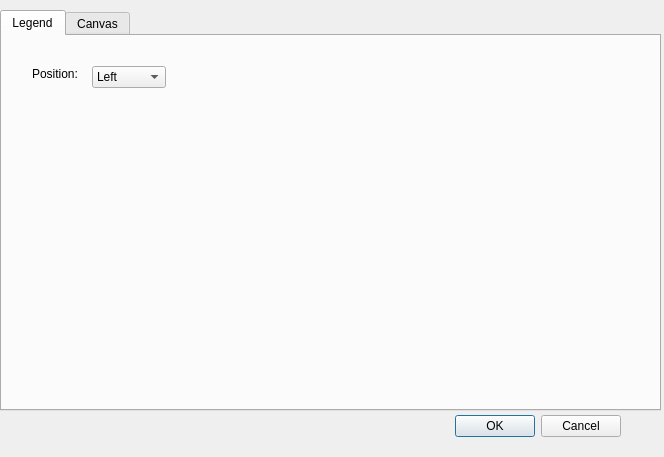
<?xml version="1.0" encoding="UTF-8"?>
<ui version="4.0">
 <class>Preference</class>
 <widget class="QDialog" name="Preference">
  <property name="geometry">
   <rect>
    <x>0</x>
    <y>0</y>
    <width>664</width>
    <height>457</height>
   </rect>
  </property>
  <property name="windowTitle">
   <string>Dialog</string>
  </property>
  <widget class="QDialogButtonBox" name="buttonBox">
   <property name="geometry">
    <rect>
     <x>280</x>
     <y>410</y>
     <width>341</width>
     <height>32</height>
    </rect>
   </property>
   <property name="orientation">
    <enum>Qt::Horizontal</enum>
   </property>
   <property name="standardButtons">
    <set>QDialogButtonBox::Cancel|QDialogButtonBox::Ok</set>
   </property>
  </widget>
  <widget class="QTabWidget" name="tabWidget">
   <property name="geometry">
    <rect>
     <x>0</x>
     <y>10</y>
     <width>661</width>
     <height>401</height>
    </rect>
   </property>
   <property name="currentIndex">
    <number>0</number>
   </property>
   <widget class="QWidget" name="legend">
    <attribute name="title">
     <string>Legend</string>
    </attribute>
    <widget class="QLabel" name="label">
     <property name="geometry">
      <rect>
       <x>30</x>
       <y>30</y>
       <width>61</width>
       <height>16</height>
      </rect>
     </property>
     <property name="text">
      <string>Position:</string>
     </property>
    </widget>
    <widget class="QComboBox" name="comboBox">
     <property name="geometry">
      <rect>
       <x>90</x>
       <y>30</y>
       <width>74</width>
       <height>22</height>
      </rect>
     </property>
     <item>
      <property name="text">
       <string>Left</string>
      </property>
     </item>
     <item>
      <property name="text">
       <string>Right</string>
      </property>
     </item>
     <item>
      <property name="text">
       <string>Bottom</string>
      </property>
     </item>
     <item>
      <property name="text">
       <string>Top</string>
      </property>
     </item>
    </widget>
   </widget>
   <widget class="QWidget" name="tab_2">
    <attribute name="title">
     <string>Canvas</string>
    </attribute>
   </widget>
  </widget>
 </widget>
 <resources/>
 <connections>
  <connection>
   <sender>buttonBox</sender>
   <signal>accepted()</signal>
   <receiver>Preference</receiver>
   <slot>accept()</slot>
   <hints>
    <hint type="sourcelabel">
     <x>248</x>
     <y>254</y>
    </hint>
    <hint type="destinationlabel">
     <x>157</x>
     <y>274</y>
    </hint>
   </hints>
  </connection>
  <connection>
   <sender>buttonBox</sender>
   <signal>rejected()</signal>
   <receiver>Preference</receiver>
   <slot>reject()</slot>
   <hints>
    <hint type="sourcelabel">
     <x>316</x>
     <y>260</y>
    </hint>
    <hint type="destinationlabel">
     <x>286</x>
     <y>274</y>
    </hint>
   </hints>
  </connection>
 </connections>
</ui>
